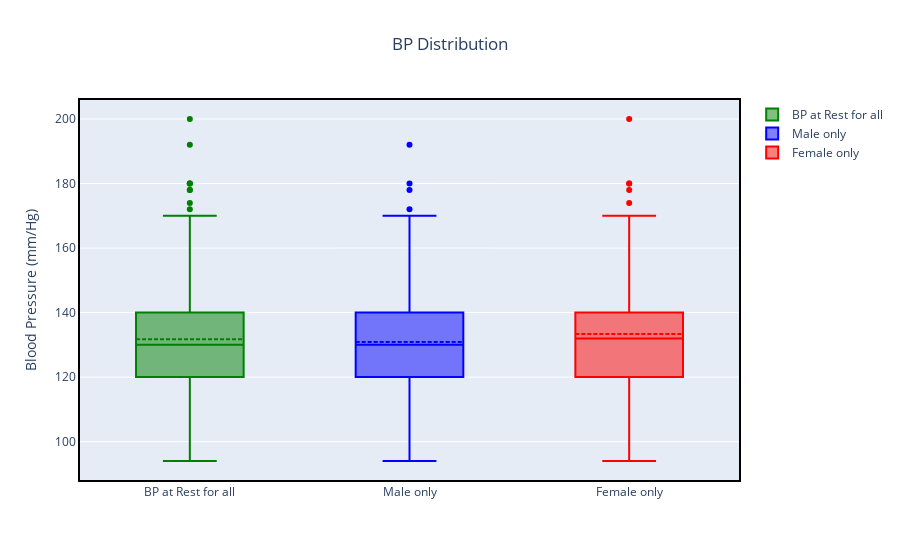

Source (notebook cell):
### Code cell
fig = go.Figure()
fig.add_trace(go.Box(y=data['trestbps'].values , name='BP at Rest for all', marker_color = 'green',boxmean=True))
fig.add_trace(go.Box(y=data[data['sex']=='Male']['trestbps'].values, name ='Male only', marker_color = 'blue', boxmean = True))
fig.add_trace(go.Box(y=data[data['sex']=='Female']['trestbps'].values, name ='Female only', marker_color = 'red', boxmean = True))
fig.update_layout(title = 'BP Distribution', yaxis_title = 'Blood Pressure (mm/Hg)', title_x = 0.5)
fig.update_xaxes(showline=True, linewidth=2, linecolor='black', mirror=True)
fig.update_yaxes(showline=True, linewidth=2, linecolor='black', mirror=True)
fig.show()

### Figure 1 — Plotly figure (JSON) as saved in the notebook; plotly's stock layout.template omitted (floating-point values rounded to 4 significant figures; data arrays with more than 128 entries replaced by an {"elided": "..."} marker saying what was removed)
{"data": [{"boxmean": true, "marker": {"color": "green"}, "name": "BP at Rest for all", "type": "box", "y": {"elided": "299 int values"}}, {"boxmean": true, "marker": {"color": "blue"}, "name": "Male only", "type": "box", "y": {"elided": "203 int values"}}, {"boxmean": true, "marker": {"color": "red"}, "name": "Female only", "type": "box", "y": [102, 135, 130, 178, 130, 136, 138, 174, 150, 170, 120, 155, 150, 130, 110, 160, 152, 128, 130, 135, 150, 120, 130, 106, 120, 130, 110, 112, 160, 130, 140, 105, 138, 94, 158, 110, 160, 140, 135, 140, 132, 122, 132, 140, 146, 140, 108, 140, 140, 126, 112, 138, 150, 150, 138, 102, 138, 120, 130, 200, 150, 138, 130, 120, 108, 134, 130, 180, 150, 140, 132, 145, 130, 115, 100, 136, 120, 118, 112, 142, 120, 124, 160, 120, 134, 120, 128, 105, 120, 108, 140, 124, 130, 140, 180, 118]}], "layout": {"title": {"text": "BP Distribution", "x": 0.5}, "xaxis": {"linecolor": "black", "linewidth": 2, "mirror": true, "showline": true}, "yaxis": {"linecolor": "black", "linewidth": 2, "mirror": true, "showline": true, "title": {"text": "Blood Pressure (mm/Hg)"}}}}
